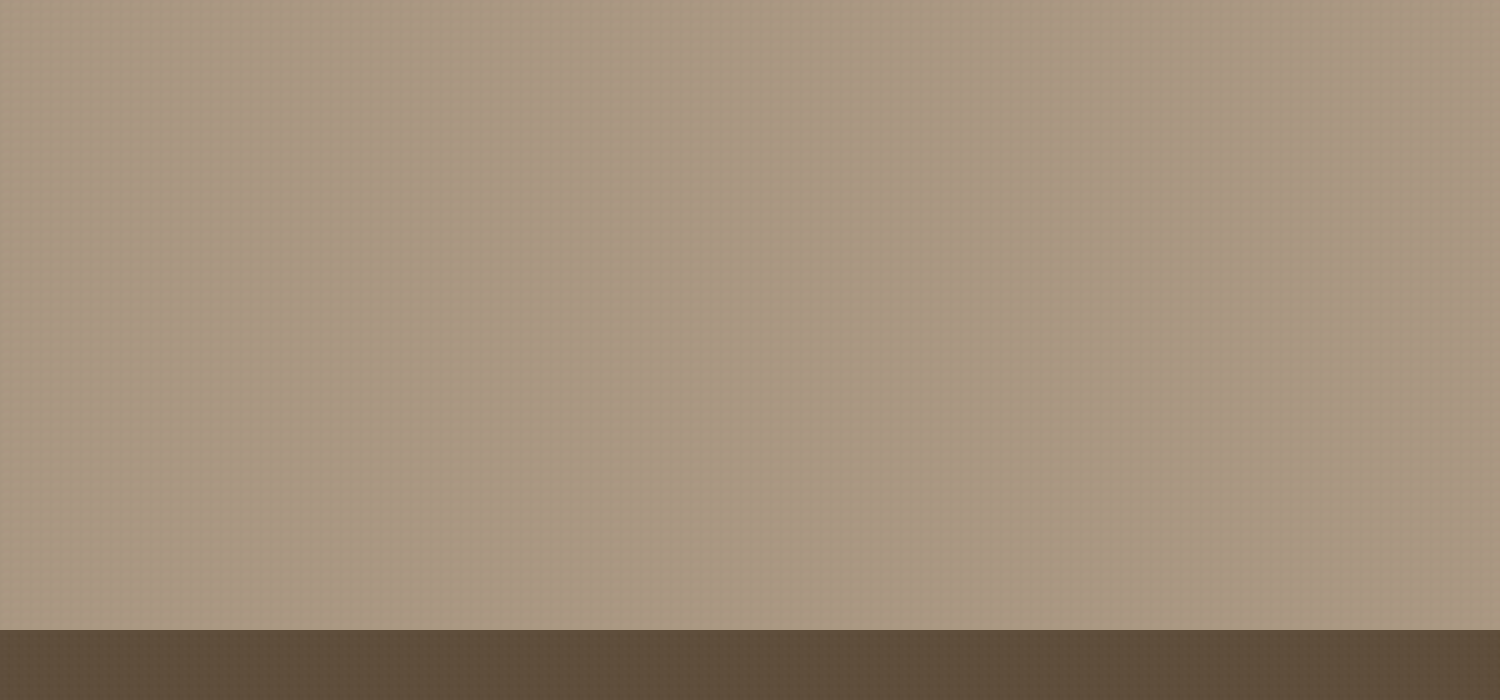

Rendered tile map (Tiled .tmx) drawn with the repository's tilesets; below, a short description and the map source with its tile grids summarised:
An orthogonal 150x70 tile map with 10x10 px tiles, 1 tile layer (Tile Layer 1).

<map version="1.0" orientation="orthogonal" renderorder="right-down" width="150" height="70" tilewidth="10" tileheight="10" nextobjectid="1">
 <tileset firstgid="1" name="withoutPit" tilewidth="10" tileheight="10" spacing="1" margin="1">
  <image source="withoutPit.jpg" width="2000" height="2000" />
 </tileset>
 <layer name="Tile Layer 1" width="150" height="70">
  <data>[10500 cells, 10500 non-empty, 2 distinct tile ids]</data>
 </layer>
</map>
